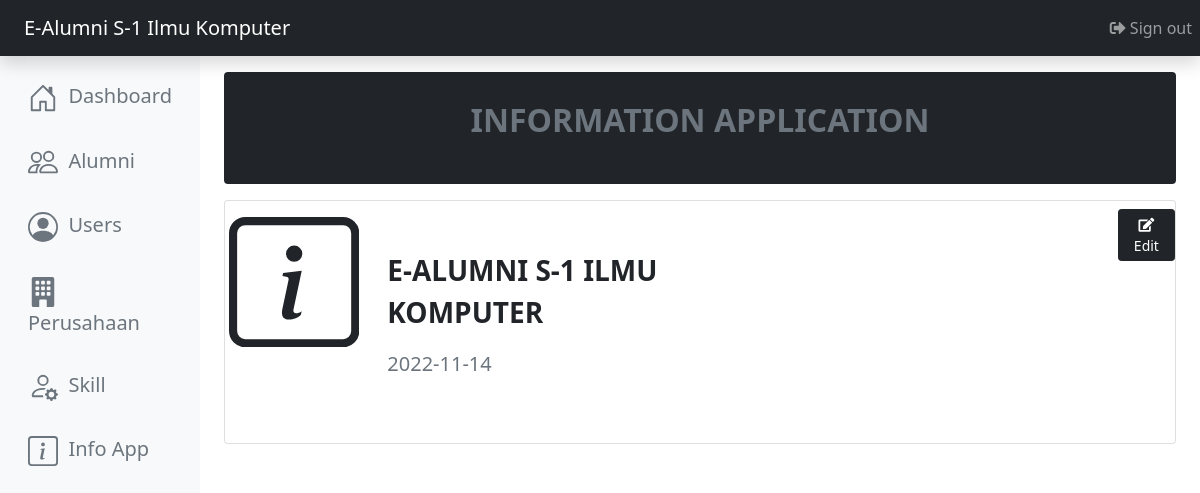
Page /rescrited/page/app.php (signed in) on the committed database.
### tables this page shows
CREATE TABLE IF NOT EXISTS `tb_aplikasi` (
  `id` int(11) NOT NULL AUTO_INCREMENT,
  `nama` varchar(255) NOT NULL,
  `tahun_dibuat` date NOT NULL,
  PRIMARY KEY (`id`)
);

### rescrited/page/app.php (the view, shortened to what this page needs)
<?php
include '../connection.php';
?>
<?php
  include 'meta.php';
 ?>
  <body>
  <?php
  include 'nav.php';
 ?>
<main role="main" class="col-md-9 mx-auto col-lg-10 pt-3 px-4">
          <div class="container rounded bg-dark p-md-4">
            <p class="fs-2 fw-bold text-muted text-center">INFORMATION APPLICATION</p>
            </div>
            <div class="card my-3">
            <div class="row">
               <div class="col-md-2 p-md-3">
                  <?php
                        $query = "SELECT * FROM tb_aplikasi";
                        $result = mysqli_query($conn, $query);
                        while ($row = mysqli_fetch_assoc($result)) {
                        ?>
                </div>
                <div class="col-md-5 my-md-5">
                  <p class="fs-3 fw-bold text-uppercase"><?php echo $row['nama'];?> </p>
                  <p class="fs-5 fw-light text-muted"><?php echo $row['tahun_dibuat'];?> </p>
                </div>
                <div class="col-md-4">&nbsp;</div>
                <div class="col-md-1">
                  <div class="btn-toolbar mt-md-2 mb-md-0">
                    <button class="btn btn-sm btn-dark" data-bs-toggle="modal" data-bs-target="#modal-update"><i class="fas fa-edit"></i> Edit</button>
                  </div>
                </div>
            </div>
            </div>
        </main>
        <?php
                        }
include 'footer.php'
?>

### rescrited/page/nav.php (shortened to what this page needs)
<header class="navbar navbar-dark sticky-top bg-dark flex-md-nowrap p-2 shadow">
  <a class="navbar-brand col-md-3 col-lg-2 me-0 px-3 fs-5" href="#">
  <?php
  $query = "SELECT * FROM tb_aplikasi";
  $result = mysqli_query($conn, $query);
  while ($row = mysqli_fetch_assoc($result)) {
    echo $row['nama'];
  }
  ?>
    </a>
        <ul class="navbar-nav">
            <li class="nav-item">
                <a class="nav-link" href="../logout.php"><i class="fas fa-sign-out-alt"></i> Sign out</a>
            </li>
        </ul>
</header>
<div class="container-fluid">
  <div class="row">
    <nav id="sidebarMenu" class="col-md-3 col-lg-2 d-md-block bg-light sidebar collapse vh-100">
      <div class="position-sticky pt-3 sidebar-sticky">
        <ul class="nav flex-column">
          <li class="nav-item">
          <a class="nav-link link-secondary" href="index.php">
              <p class="fs-5"><span class="align-text-top">&nbsp; Dashboard</span></p>
            </a>
          </li>
          <li class="nav-item">
          <a class="nav-link link-secondary" href="alumni.php">
              <p class="fs-5"><span class="align-text-top">&nbsp; Alumni</span></p>
            </a>
          </li>
          <li class="nav-item">
            <a class="nav-link link-secondary" href="user.php">
              <p class="fs-5"><span class="align-text-top">&nbsp; Users</span></p>
            </a>
          </li>
          <li class="nav-item">
            <a class="nav-link link-secondary" href="company.php">
              <p class="fs-5"><span class="align-text-top">&nbsp; Perusahaan</span></p>
            </a>
          </li>
          <li class="nav-item">
            <a class="nav-link link-secondary" href="skill.php">
              <p class="fs-5">&nbsp; Skill</span></p>
            </a>
          </li>
          <li class="nav-item">
            <a class="nav-link link-secondary" href="app.php">
              <p class="fs-5"><span class="align-text-top">&nbsp; Info App</span></p>
            </a>
          </li>
        </ul>
      </div>
    </nav>

### rows in the picture
tb_aplikasi: nama "E-Alumni S-1 Ilmu Komputer", nama "E-ALUMNI S-1 ILMU KOMPUTER", tahun_dibuat "2022-11-14"
